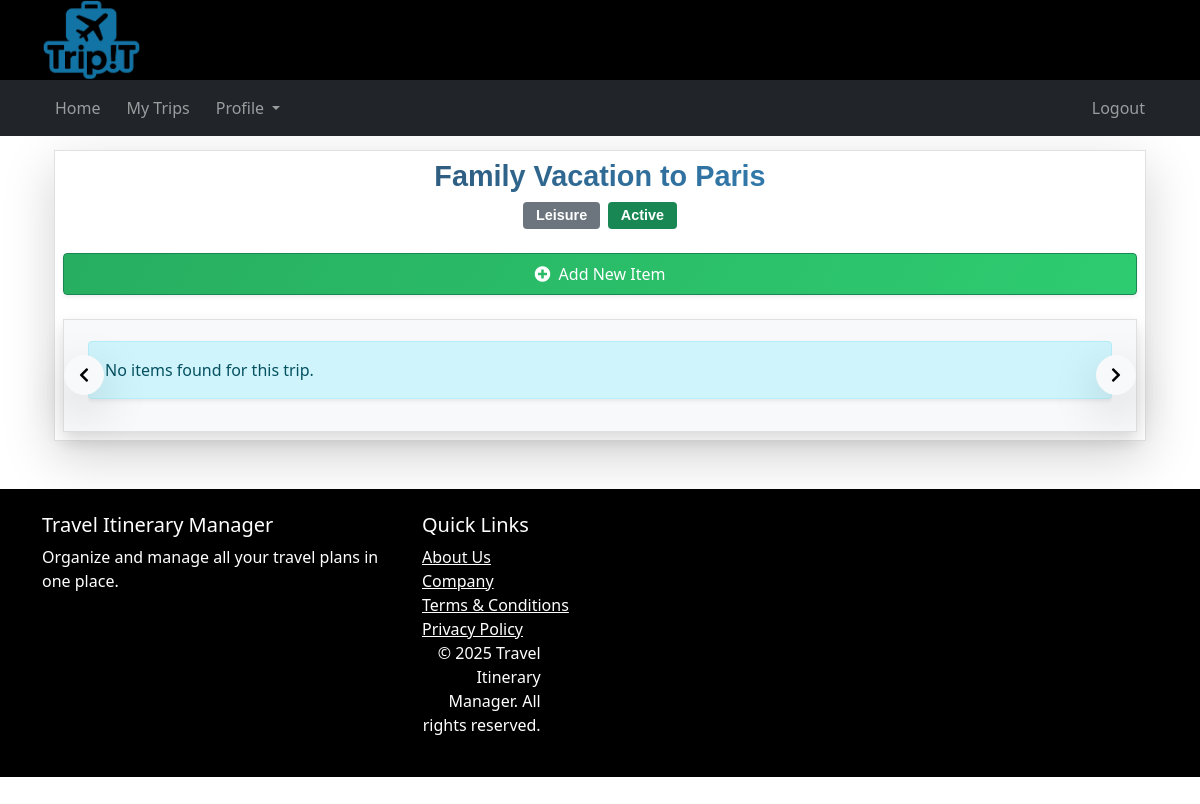
/trip-details.php?id=2 (signed in), run on the app's committed database.
### tables this page shows
CREATE TABLE trips (
    id INT AUTO_INCREMENT PRIMARY KEY,
    user_id INT NOT NULL,
    title VARCHAR(100) NOT NULL,
    description TEXT,
    start_date DATE,
    end_date DATE,
    trip_type ENUM('business', 'leisure') NOT NULL,
    status ENUM('active', 'completed', 'cancelled') DEFAULT 'active',
    visible TINYINT(1) DEFAULT 1,
    trip_source VARCHAR(20) DEFAULT 'web',
    soft_delete TINYINT(1) DEFAULT 0,
    deleted_by INT DEFAULT NULL,
    deleted_on DATETIME DEFAULT NULL,
    trip_sync TINYINT(1) DEFAULT 0,
    created_at TIMESTAMP DEFAULT CURRENT_TIMESTAMP,
    updated_at TIMESTAMP DEFAULT CURRENT_TIMESTAMP ON UPDATE CURRENT_TIMESTAMP,
    FOREIGN KEY (user_id) REFERENCES users(id) ON DELETE CASCADE
);

### trip-details.php (the view, shortened to what this page needs)
<?php
$trip_id = isset($_GET['id']) ? intval($_GET['id']) : 0;
$user_id = $_SESSION['user_id'];
$conn = getDbConnectionMysqli();
$stmt = $conn->prepare("SELECT id, title, trip_type, status FROM trips WHERE id = ? AND user_id = ?");
$stmt->bind_param("ii", $trip_id, $user_id);
$stmt->execute();
$result = $stmt->get_result();
$trip = $result->fetch_assoc();
$stmt = $conn->prepare("
    SELECT
        i.*,
        c.name AS category_name,
        c.icon,
        c.color
    FROM
        items AS i
    INNER JOIN
        categories AS c ON i.category_id = c.id
    WHERE
        i.trip_id = ?
    ORDER BY
        i.id DESC
");
$stmt->bind_param("i", $trip_id);
$stmt->execute();
$result = $stmt->get_result();
$items = $result->fetch_all(MYSQLI_ASSOC);
$typeClass = $trip['trip_type'] === 'business' ? 'primary' : 'secondary';
$statusClass = 'warning';
$validStatuses = ['active' => 'success', 'completed' => 'info'];
if (isset($validStatuses[$trip['status']])) {
    $statusClass = $validStatuses[$trip['status']];
}
?>
<div class="container mt-3">
    <div class="trip-panel p-2 rounded-lg shadow-lg bg-white" style="border: 1px solid #e0e0e0; box-shadow: 0 10px 30px rgba(0,0,0,0.1);">
        <h2 class="text-center mb-4" style="font-family: 'Arial', sans-serif; color: #2c3e50;">
            <span class="fw-bold d-block mb-2" style="font-size: 1.8rem; background: linear-gradient(120deg, #2c3e50, #3498db); -webkit-background-clip: text; -webkit-text-fill-color: transparent;"><?php echo htmlspecialchars($trip['title']); ?></span>
            <div class="d-flex justify-content-center gap-2 flex-wrap">
                <span class="badge bg-<?php echo $typeClass; ?>" style="font-size: 0.9rem; padding: 0.4rem 0.8rem;"><?php echo htmlspecialchars(ucfirst($trip['trip_type'])); ?></span>
                <span class="badge bg-<?php echo $statusClass; ?>" style="font-size: 0.9rem; padding: 0.4rem 0.8rem;"><?php echo htmlspecialchars(ucfirst($trip['status'])); ?></span>
            </div>
        </h2>
        <button class="btn btn-success w-100 mb-4 px-4 py-2 shadow-sm" data-bs-toggle="modal" data-bs-target="#addItemModal" style="background: linear-gradient(120deg, #27ae60, #2ecc71);">
            <i class="fas fa-plus-circle me-2"></i>Add New Item
        </button>
        <div class="item-carousel position-relative bg-light p-3 p-md-3 rounded-lg shadow" style="border: 1px solid #e0e0e0; ">
            <div class="item-wrapper overflow-hidden mx-2" style="padding:5px 0px 0px 0px">
                <div class="d-flex gap-3" id="itemsContainer" style="transition: transform 0.3s ease-in-out;">
                    <?php if (count($items) > 0): ?>
                        <?php foreach ($items as $item): ?>
                            <div class="item-panel card flex-shrink-0 transform-hover" style="width: calc(100vw - 4rem); max-width: 300px; background-color: <?php echo htmlspecialchars($item['color'] . '15', ENT_QUOTES, 'UTF-8'); ?>; transition: all 0.3s ease; border-radius: 15px;">
                                <div class="card-body">
                                    <div class="d-flex align-items-center mb-3 justify-content-between">
                                        <div class="d-flex align-items-center">
                                            <i class="<?php echo htmlspecialchars($item['icon'], ENT_QUOTES, 'UTF-8'); ?> fa-2x me-2" style="color: <?php echo htmlspecialchars($item['color'], ENT_QUOTES, 'UTF-8'); ?>"></i>
                                            <h5 class="card-title mb-0 fs-6"><?php echo htmlspecialchars($item['title'], ENT_QUOTES, 'UTF-8'); ?></h5>
                                        </div>
                                        <span title="<?php echo htmlspecialchars(ucfirst($item['item_status']), ENT_QUOTES, 'UTF-8'); ?>" class="badge" style="width: 15px; padding: 0px; height: 15px; border-radius: 50%; background-color: <?php echo htmlspecialchars($item['item_status'] === 'planned' ? 'green' : 'red', ENT_QUOTES, 'UTF-8'); ?>;"> </span>
                                    </div>
                                    <div class="info-section p-2 p-md-3 rounded" style="background: rgba(255,255,255,0.7); font-size: 0.9rem;">
                                        <?php if($item['category_name'] == 'Flight'): ?>
                                            <p class="mb-1"><strong>Flight Number:</strong> <?php echo htmlspecialchars($item['flight_number'], ENT_QUOTES, 'UTF-8'); ?></p>
                                            <p class="mb-1"><strong>Airline:</strong> <?php echo htmlspecialchars($item['airline'], ENT_QUOTES, 'UTF-8'); ?></p>
                                            <p class="mb-1"><strong>From:</strong> <?php echo htmlspecialchars($item['departure_station'], ENT_QUOTES, 'UTF-8'); ?></p>
                                            <p class="mb-1"><strong>To:</strong> <?php echo htmlspecialchars($item['arrival_station'], ENT_QUOTES, 'UTF-8'); ?></p>
                                            <p class="mb-1"><strong>Departure:</strong> <?php echo htmlspecialchars(date('d M Y H:i', strtotime($item['scheduled_departure_time'])), ENT_QUOTES, 'UTF-8'); ?></p>
                                            <p class="mb-1"><strong>Arrival:</strong> <?php echo htmlspecialchars(date('d M Y H:i', strtotime($item['scheduled_arrival_time'])), ENT_QUOTES, 'UTF-8'); ?></p>
                                            <p class="mb-1"><strong>Ref:</strong> <?php echo htmlspecialchars($item['booking_reference'], ENT_QUOTES, 'UTF-8'); ?></p>
                                        <?php elseif($item['category_name'] == 'Bus'): ?>
                                            <p class="mb-1"><strong>Bus Number:</strong> <?php echo htmlspecialchars($item['transport_number'], ENT_QUOTES, 'UTF-8'); ?></p>
                                            <p class="mb-1"><strong>Company:</strong> <?php echo htmlspecialchars($item['transport_company'], ENT_QUOTES, 'UTF-8'); ?></p>
                                            <p class="mb-1"><strong>From:</strong> <?php echo htmlspecialchars($item['departure_station'], ENT_QUOTES, 'UTF-8'); ?></p>
                                            <p class="mb-1"><strong>To:</strong> <?php echo htmlspecialchars($item['arrival_station'], ENT_QUOTES, 'UTF-8'); ?></p>
                                            <p class="mb-1"><strong>Route:</strong> <?php echo htmlspecialchars($item['route'], ENT_QUOTES, 'UTF-8'); ?></p>
                                            <p class="mb-1"><strong>Duration:</strong> <?php echo htmlspecialchars($item['transport_duration'], ENT_QUOTES, 'UTF-8'); ?></p>
                                            <p class="mb-1"><strong>Departure:</strong> <?php echo htmlspecialchars(date('d M Y H:i', strtotime($item['scheduled_departure_time'])), ENT_QUOTES, 'UTF-8'); ?></p>
                                            <p class="mb-1"><strong>Arrival:</strong> <?php echo htmlspecialchars(date('d M Y H:i', strtotime($item['scheduled_arrival_time'])), ENT_QUOTES, 'UTF-8'); ?></p>
                                            <p class="mb-1"><strong>Ref:</strong> <?php echo htmlspecialchars($item['booking_reference'], ENT_QUOTES, 'UTF-8'); ?></p>
                                        <?php elseif($item['category_name'] == 'Train'): ?>
                                            <p class="mb-1"><strong>Train Number:</strong> <?php echo htmlspecialchars($item['transport_number'], ENT_QUOTES, 'UTF-8'); ?></p>
                                            <p class="mb-1"><strong>Company:</strong> <?php echo htmlspecialchars($item['transport_company'], ENT_QUOTES, 'UTF-8'); ?></p>
                                            <p class="mb-1"><strong>From:</strong> <?php echo htmlspecialchars($item['departure_station'], ENT_QUOTES, 'UTF-8'); ?></p>
                                            <p class="mb-1"><strong>To:</strong> <?php echo htmlspecialchars($item['arrival_station'], ENT_QUOTES, 'UTF-8'); ?></p>
                                            <p class="mb-1"><strong>Route:</strong> <?php echo htmlspecialchars($item['route'], ENT_QUOTES, 'UTF-8'); ?></p>
                                            <p class="mb-1"><strong>Duration:</strong> <?php echo htmlspecialchars($item['transport_duration'], ENT_QUOTES, 'UTF-8'); ?></p>
                                            <p class="mb-1"><strong>Departure:</strong> <?php echo htmlspecialchars(date('d M Y H:i', strtotime($item['scheduled_departure_time'])), ENT_QUOTES, 'UTF-8'); ?></p>
                                            <p class="mb-1"><strong>Arrival:</strong> <?php echo htmlspecialchars(date('d M Y H:i', strtotime($item['scheduled_arrival_time'])), ENT_QUOTES, 'UTF-8'); ?></p>
                                            <p class="mb-1"><strong>Ref:</strong> <?php echo htmlspecialchars($item['booking_reference'], ENT_QUOTES, 'UTF-8'); ?></p>
                                        <?php elseif($item['category_name'] == 'Hotel'): ?>
                                            <p class="mb-1"><strong>Hotel Name:</strong> <?php echo htmlspecialchars($item['hotel_name'], ENT_QUOTES, 'UTF-8'); ?></p>
                                            <p class="mb-1"><strong>Room Type:</strong> <?php echo htmlspecialchars($item['room_type'], ENT_QUOTES, 'UTF-8'); ?></p>
                                            <p class="mb-1"><strong>Location:</strong> <?php echo htmlspecialchars($item['arrival_station'], ENT_QUOTES, 'UTF-8'); ?></p>
                                            <p class="mb-1"><strong>Check In:</strong> <?php echo htmlspecialchars(date('d M Y', strtotime($item['scheduled_departure_time'])), ENT_QUOTES, 'UTF-8'); ?></p>
                                            <p class="mb-1"><strong>Check Out:</strong> <?php echo htmlspecialchars(date('d M Y', strtotime($item['scheduled_arrival_time'])), ENT_QUOTES, 'UTF-8'); ?></p>
                                            <p class="mb-1"><strong>Ref:</strong> <?php echo htmlspecialchars($item['booking_reference'], ENT_QUOTES, 'UTF-8'); ?></p>
                                        <?php endif; ?>
                                    </div>
                                    <div class="mt-3 text-end">
                                        <a href="item-detail.php?id=<?php echo $item['id']; ?>" class="btn btn-sm btn-primary">View Details</a>
                                    </div>
                                </div>
                            </div>
                        <?php endforeach; ?>
                    <?php else: ?>
                        <div class="alert alert-info w-100 shadow-sm">No items found for this trip.</div>
                    <?php endif; ?>
                </div>
            </div>
            <button class="btn btn-light rounded-circle shadow-lg position-absolute top-50 start-0 translate-middle-y"
                    onclick="scrollItems('prev')" style="z-index: 1000; margin-left: 0px; width: 40px; height: 40px;">
                <i class="fas fa-chevron-left"></i>
            </button>
            <button class="btn btn-light rounded-circle shadow-lg position-absolute top-50 end-0 translate-middle-y"
                    onclick="scrollItems('next')" style="z-index: 1000; margin-right: 0px; width: 40px; height: 40px;">
                <i class="fas fa-chevron-right"></i>
            </button>
        </div>
    </div>
</div>

### header.php (style rules this page uses)
body { min-height: 800px; }

### data on the page
trips: title "Family Vacation to Paris", trip_type "Leisure", status "Active"
